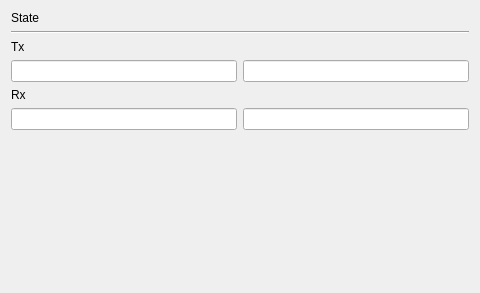
<?xml version="1.0" encoding="UTF-8"?>
<ui version="4.0">
 <class>SessionOptionsSerialState</class>
 <widget class="QWidget" name="SessionOptionsSerialState">
  <property name="geometry">
   <rect>
    <x>0</x>
    <y>0</y>
    <width>480</width>
    <height>293</height>
   </rect>
  </property>
  <property name="windowTitle">
   <string>Form</string>
  </property>
  <layout class="QVBoxLayout" name="verticalLayout">
   <item>
    <layout class="QHBoxLayout" name="horizontalLayout">
     <item>
      <widget class="QLabel" name="label">
       <property name="sizePolicy">
        <sizepolicy hsizetype="Fixed" vsizetype="Fixed">
         <horstretch>0</horstretch>
         <verstretch>0</verstretch>
        </sizepolicy>
       </property>
       <property name="text">
        <string>State</string>
       </property>
      </widget>
     </item>
     <item>
      <widget class="QLabel" name="labelState">
       <property name="sizePolicy">
        <sizepolicy hsizetype="Preferred" vsizetype="Preferred">
         <horstretch>0</horstretch>
         <verstretch>0</verstretch>
        </sizepolicy>
       </property>
       <property name="text">
        <string/>
       </property>
       <property name="alignment">
        <set>Qt::AlignRight|Qt::AlignTrailing|Qt::AlignVCenter</set>
       </property>
      </widget>
     </item>
    </layout>
   </item>
   <item>
    <widget class="Line" name="line">
     <property name="orientation">
      <enum>Qt::Horizontal</enum>
     </property>
    </widget>
   </item>
   <item>
    <layout class="QGridLayout" name="gridLayout">
     <item row="1" column="1">
      <widget class="QLineEdit" name="lineEditTx2">
       <property name="readOnly">
        <bool>true</bool>
       </property>
      </widget>
     </item>
     <item row="0" column="0">
      <widget class="QLabel" name="label_2">
       <property name="text">
        <string>Tx</string>
       </property>
      </widget>
     </item>
     <item row="2" column="0">
      <widget class="QLabel" name="label_3">
       <property name="text">
        <string>Rx</string>
       </property>
      </widget>
     </item>
     <item row="1" column="0">
      <widget class="QLineEdit" name="lineEditTx1">
       <property name="readOnly">
        <bool>true</bool>
       </property>
      </widget>
     </item>
     <item row="3" column="0">
      <widget class="QLineEdit" name="lineEditRx1">
       <property name="readOnly">
        <bool>true</bool>
       </property>
      </widget>
     </item>
     <item row="3" column="1">
      <widget class="QLineEdit" name="lineEditRx2">
       <property name="readOnly">
        <bool>true</bool>
       </property>
      </widget>
     </item>
    </layout>
   </item>
   <item>
    <spacer name="verticalSpacer">
     <property name="orientation">
      <enum>Qt::Vertical</enum>
     </property>
     <property name="sizeHint" stdset="0">
      <size>
       <width>20</width>
       <height>40</height>
      </size>
     </property>
    </spacer>
   </item>
  </layout>
 </widget>
 <resources/>
 <connections/>
</ui>
